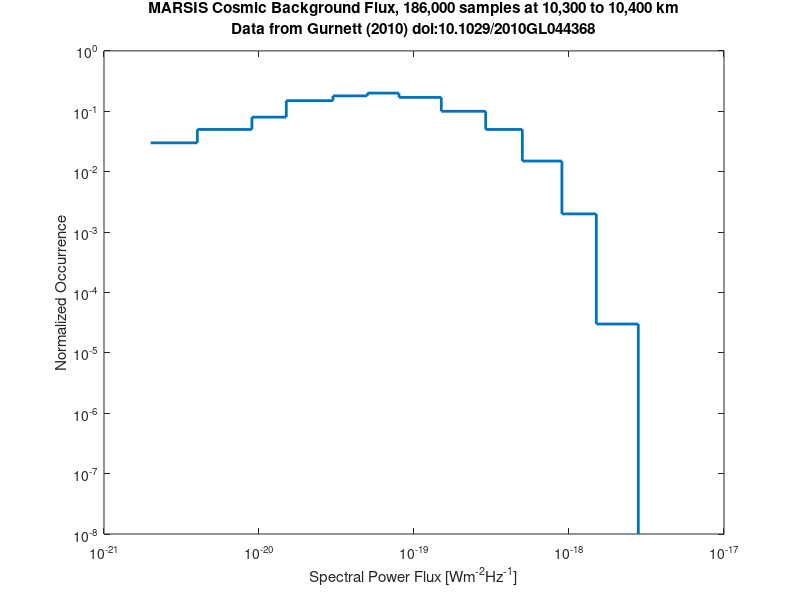

MATLAB code to generate this figure:
% MARSIS background data simulator plot
% from Gurnett et al Figure 2 of "non-detectio nof impulsive radio signals
% from lightning in Martian dust storms using the radar receiver on the
% Mars Express spacecraft" Geophys. Res. Lett. 2010 Vol 37

NO = [3e-2,  5e-2, 8e-2, 1.5e-1,1.8e-1,2e-1,1.7e-1,1e-1,   5e-2,   1.5e-2,2e-3, 3e-5,   1e-8 ];
F =  [2e-21, 4e-21,9e-21,1.5e-20,3e-20,5e-20,8e-20,1.5e-19,2.9e-19,5e-19, 9e-19,1.5e-18,2.8e-18];

ps = stairs(F,NO);
set(gca,'yscale','log','xscale','log')

set(ps,'linewidth',2)

ylabel('Normalized Occurrence')
xlabel('Spectral Power Flux [Wm^{-2}Hz^{-1}]')
title({'MARSIS Cosmic Background Flux, 186,000 samples at 10,300 to 10,400 km',...
    'Data from Gurnett (2010) doi:10.1029/2010GL044368'})